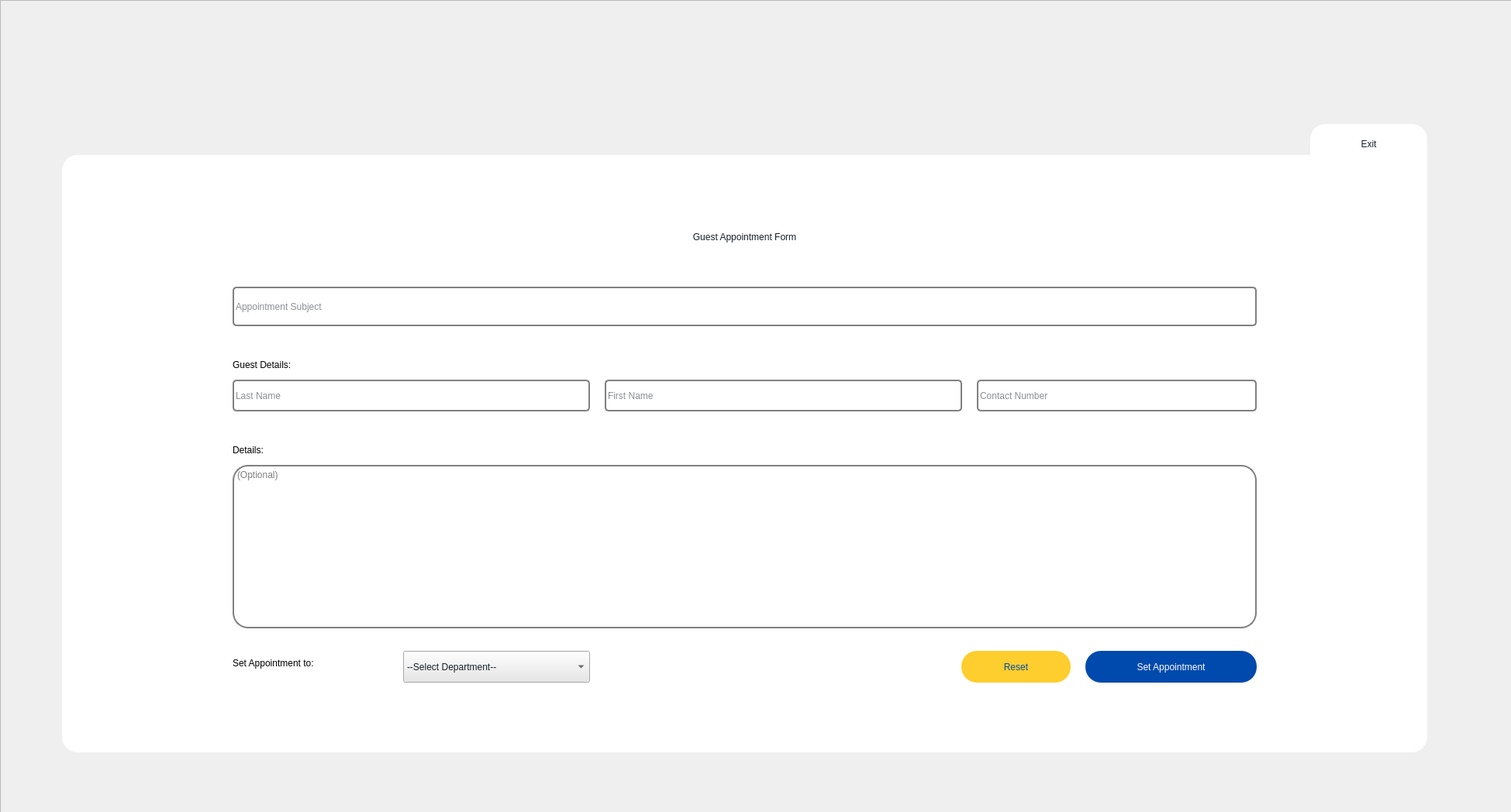
<?xml version="1.0" encoding="UTF-8"?>
<ui version="4.0">
 <class>loginFrame</class>
 <widget class="QDialog" name="loginFrame">
  <property name="geometry">
   <rect>
    <x>0</x>
    <y>0</y>
    <width>1949</width>
    <height>1048</height>
   </rect>
  </property>
  <property name="windowTitle">
   <string>Dialog</string>
  </property>
  <widget class="QFrame" name="frame">
   <property name="geometry">
    <rect>
     <x>0</x>
     <y>0</y>
     <width>1951</width>
     <height>1061</height>
    </rect>
   </property>
   <property name="frameShape">
    <enum>QFrame::StyledPanel</enum>
   </property>
   <property name="frameShadow">
    <enum>QFrame::Raised</enum>
   </property>
   <widget class="QLabel" name="label">
    <property name="geometry">
     <rect>
      <x>0</x>
      <y>-10</y>
      <width>1951</width>
      <height>1071</height>
     </rect>
    </property>
    <property name="text">
     <string/>
    </property>
    <property name="pixmap">
     <pixmap>student and guest.png</pixmap>
    </property>
   </widget>
   <widget class="QFrame" name="frame_2">
    <property name="geometry">
     <rect>
      <x>80</x>
      <y>200</y>
      <width>1761</width>
      <height>771</height>
     </rect>
    </property>
    <property name="styleSheet">
     <string notr="true">QFrame{
	background-color: rgb(255, 255, 255);
border-radius: 20px;
}</string>
    </property>
    <property name="frameShape">
     <enum>QFrame::StyledPanel</enum>
    </property>
    <property name="frameShadow">
     <enum>QFrame::Raised</enum>
    </property>
    <widget class="QLabel" name="label_2">
     <property name="geometry">
      <rect>
       <x>0</x>
       <y>70</y>
       <width>1761</width>
       <height>71</height>
      </rect>
     </property>
     <property name="styleSheet">
      <string notr="true">font: 30pt &quot;Montserrat&quot;;
color: rgb(21, 31, 41);
background-color: rgb(255, 255, 255);</string>
     </property>
     <property name="text">
      <string>Guest Appointment Form</string>
     </property>
     <property name="alignment">
      <set>Qt::AlignCenter</set>
     </property>
    </widget>
    <widget class="QLineEdit" name="inputGuestLastName">
     <property name="geometry">
      <rect>
       <x>220</x>
       <y>290</y>
       <width>461</width>
       <height>41</height>
      </rect>
     </property>
     <property name="styleSheet">
      <string notr="true">border: 2px solid gray;
color: rgb(21, 31, 41);
font: 14pt &quot;Montserrat&quot;;
border-radius: 5px;</string>
     </property>
     <property name="placeholderText">
      <string>Last Name</string>
     </property>
    </widget>
    <widget class="QLineEdit" name="inputGuestAppointmentSubject">
     <property name="geometry">
      <rect>
       <x>220</x>
       <y>170</y>
       <width>1321</width>
       <height>51</height>
      </rect>
     </property>
     <property name="styleSheet">
      <string notr="true">border: 2px solid gray;
color: rgb(21, 31, 41);
font: 14pt &quot;Montserrat&quot;;
border-radius: 5px;</string>
     </property>
     <property name="placeholderText">
      <string>Appointment Subject</string>
     </property>
    </widget>
    <widget class="QLineEdit" name="inputGuestContact">
     <property name="geometry">
      <rect>
       <x>1180</x>
       <y>290</y>
       <width>361</width>
       <height>41</height>
      </rect>
     </property>
     <property name="styleSheet">
      <string notr="true">border: 2px solid gray;
color: rgb(21, 31, 41);
font: 14pt &quot;Montserrat&quot;;
border-radius: 5px;</string>
     </property>
     <property name="placeholderText">
      <string>Contact Number</string>
     </property>
    </widget>
    <widget class="QLabel" name="label_8">
     <property name="geometry">
      <rect>
       <x>220</x>
       <y>240</y>
       <width>141</width>
       <height>61</height>
      </rect>
     </property>
     <property name="styleSheet">
      <string notr="true">font: bold 14pt &quot;Montserrat&quot;;</string>
     </property>
     <property name="text">
      <string>Guest Details:</string>
     </property>
    </widget>
    <widget class="QLineEdit" name="inputGuestFirstName">
     <property name="geometry">
      <rect>
       <x>700</x>
       <y>290</y>
       <width>461</width>
       <height>41</height>
      </rect>
     </property>
     <property name="styleSheet">
      <string notr="true">border: 2px solid gray;
color: rgb(21, 31, 41);
font: 14pt &quot;Montserrat&quot;;
border-radius: 5px;</string>
     </property>
     <property name="placeholderText">
      <string>First Name</string>
     </property>
    </widget>
    <widget class="QLabel" name="label_6">
     <property name="geometry">
      <rect>
       <x>220</x>
       <y>350</y>
       <width>141</width>
       <height>61</height>
      </rect>
     </property>
     <property name="styleSheet">
      <string notr="true">font: bold 14pt &quot;Montserrat&quot;;</string>
     </property>
     <property name="text">
      <string>Details:</string>
     </property>
    </widget>
    <widget class="QLabel" name="label_3">
     <property name="geometry">
      <rect>
       <x>220</x>
       <y>640</y>
       <width>331</width>
       <height>31</height>
      </rect>
     </property>
     <property name="styleSheet">
      <string notr="true">font: bold 14pt &quot;montserrat&quot;;</string>
     </property>
     <property name="text">
      <string>Set Appointment to:</string>
     </property>
    </widget>
    <widget class="QTextEdit" name="inputGuestDetails">
     <property name="geometry">
      <rect>
       <x>220</x>
       <y>400</y>
       <width>1321</width>
       <height>211</height>
      </rect>
     </property>
     <property name="accessibleDescription">
      <string/>
     </property>
     <property name="styleSheet">
      <string notr="true">border:2px solid gray;
font: 12pt &quot;Montserrat&quot;;
</string>
     </property>
     <property name="documentTitle">
      <string/>
     </property>
     <property name="placeholderText">
      <string>(Optional)</string>
     </property>
    </widget>
    <widget class="QComboBox" name="cmbGuestDepartment">
     <property name="geometry">
      <rect>
       <x>440</x>
       <y>640</y>
       <width>241</width>
       <height>41</height>
      </rect>
     </property>
     <property name="styleSheet">
      <string notr="true">color: rgb(21, 31, 41);
background-color: rgb(231, 231, 231);
font: 14pt &quot;Montserrat&quot;;
border-radius:-20px solid gray;</string>
     </property>
     <property name="frame">
      <bool>true</bool>
     </property>
     <item>
      <property name="text">
       <string>--Select Department--</string>
      </property>
     </item>
    </widget>
    <widget class="QPushButton" name="btnGuestSet">
     <property name="geometry">
      <rect>
       <x>1320</x>
       <y>640</y>
       <width>221</width>
       <height>41</height>
      </rect>
     </property>
     <property name="cursor">
      <cursorShape>PointingHandCursor</cursorShape>
     </property>
     <property name="styleSheet">
      <string notr="true">QPushButton{
color: rgb(255, 255, 255);
	background-color: rgb(0, 74, 173);
font: 14pt &quot;Montserrat&quot;;
border-radius: 20px;
}

</string>
     </property>
     <property name="text">
      <string>Set Appointment</string>
     </property>
    </widget>
    <widget class="QPushButton" name="bntGuestReset">
     <property name="geometry">
      <rect>
       <x>1160</x>
       <y>640</y>
       <width>141</width>
       <height>41</height>
      </rect>
     </property>
     <property name="cursor">
      <cursorShape>PointingHandCursor</cursorShape>
     </property>
     <property name="styleSheet">
      <string notr="true">QPushButton{
	color: rgb(0, 74, 173);
	background-color: rgb(254, 206, 47);
border-radius: 20px;
font: 14pt &quot;Montserrat&quot;;
}

</string>
     </property>
     <property name="text">
      <string>Reset</string>
     </property>
    </widget>
    <zorder>label_8</zorder>
    <zorder>label_2</zorder>
    <zorder>inputGuestLastName</zorder>
    <zorder>inputGuestAppointmentSubject</zorder>
    <zorder>inputGuestContact</zorder>
    <zorder>inputGuestFirstName</zorder>
    <zorder>label_6</zorder>
    <zorder>label_3</zorder>
    <zorder>inputGuestDetails</zorder>
    <zorder>cmbGuestDepartment</zorder>
    <zorder>btnGuestSet</zorder>
    <zorder>bntGuestReset</zorder>
   </widget>
   <widget class="QFrame" name="frame_4">
    <property name="geometry">
     <rect>
      <x>1690</x>
      <y>160</y>
      <width>151</width>
      <height>101</height>
     </rect>
    </property>
    <property name="styleSheet">
     <string notr="true">background-color: rgb(255, 255, 255);
border-radius:20px;</string>
    </property>
    <property name="frameShape">
     <enum>QFrame::StyledPanel</enum>
    </property>
    <property name="frameShadow">
     <enum>QFrame::Raised</enum>
    </property>
    <widget class="QPushButton" name="btnGuestExit">
     <property name="geometry">
      <rect>
       <x>10</x>
       <y>10</y>
       <width>131</width>
       <height>31</height>
      </rect>
     </property>
     <property name="cursor">
      <cursorShape>PointingHandCursor</cursorShape>
     </property>
     <property name="styleSheet">
      <string notr="true">color: rgb(21, 31, 41);
background-color: rgb(255, 255, 255);
border-radius: 40px;
font: 14pt &quot;Montserrat&quot;;</string>
     </property>
     <property name="text">
      <string>Exit</string>
     </property>
    </widget>
   </widget>
  </widget>
 </widget>
 <tabstops>
  <tabstop>inputGuestAppointmentSubject</tabstop>
  <tabstop>inputGuestLastName</tabstop>
  <tabstop>inputGuestFirstName</tabstop>
  <tabstop>inputGuestContact</tabstop>
  <tabstop>inputGuestDetails</tabstop>
  <tabstop>cmbGuestDepartment</tabstop>
  <tabstop>bntGuestReset</tabstop>
  <tabstop>btnGuestSet</tabstop>
  <tabstop>btnGuestExit</tabstop>
 </tabstops>
 <resources/>
 <connections/>
</ui>
